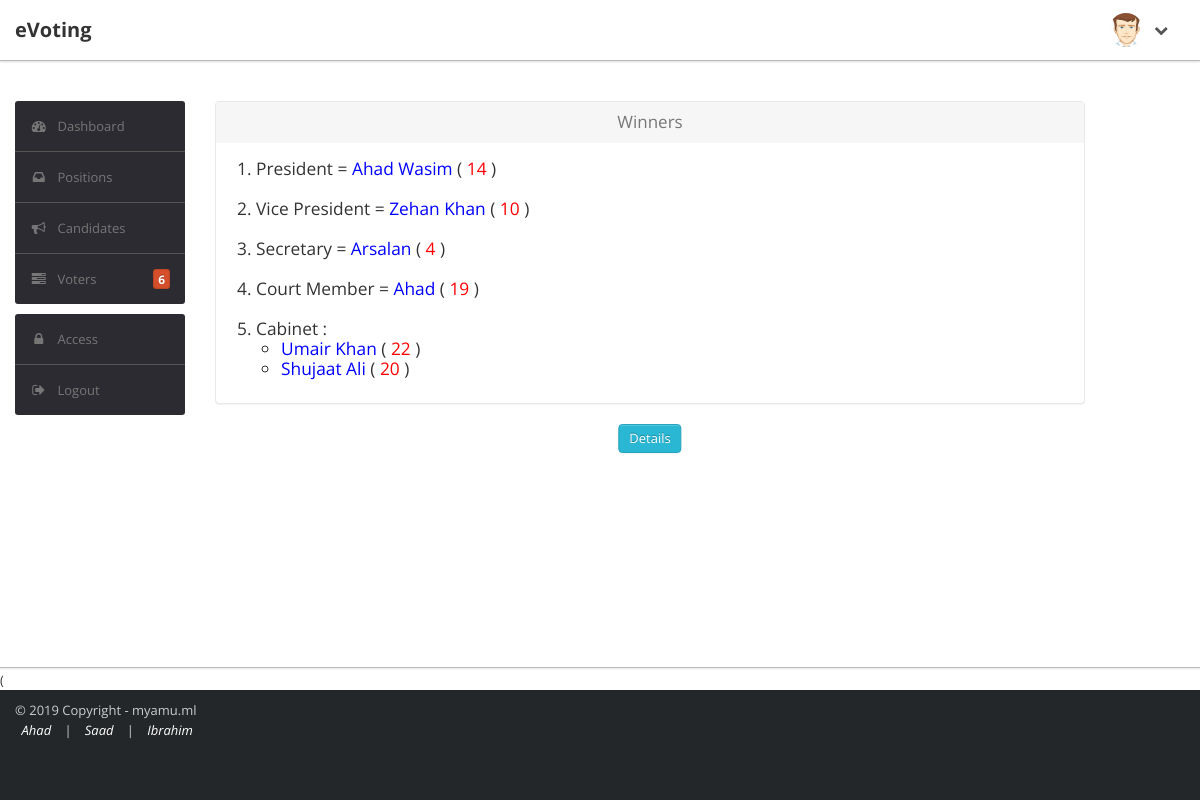
The app's page /edmin/test.php (signed in) with its own data.
### tables this page shows
CREATE TABLE `tb_positions` (
  `positions_id` int(5) NOT NULL,
  `positions_name` varchar(45) NOT NULL,
  `positions_limit` varchar(20) NOT NULL
);

CREATE TABLE `tb_candidates` (
  `candidates_id` int(5) NOT NULL,
  `candidates_name` varchar(45) NOT NULL,
  `candidates_position` varchar(45) NOT NULL,
  `candidates_email` varchar(50) NOT NULL,
  `candidates_pic` varchar(255) NOT NULL,
  `candidate_cvotes` int(11) NOT NULL
);

### edmin/test.php (the view, shortened to what this page needs)
<!DOCTYPE html>
<html lang="en">
<head>
    <?php include("head.php");  ?>
</head>
<body>
	<?php include("navbar.php"); ?>
<main>
    <div class="wrapper">
        <div class="container">
            <div class="row">
                <?php sidebar() ?>
                <div class="span9">
                    <div class="content">
<div class="module">
<div class="module-head" align="center" style="font-size:17px">
    Winners
</div>
<div class="module-body">
<ol style="font-size:13pt">
<?php
  include('../include/db.php');
  $sql = mysqli_query($con, "SELECT positions_name FROM `tb_positions`" );
  while($Prow = mysqli_fetch_array( $sql )){
  $position = $Prow['positions_name'];
  if($position == 'Cabinet'){
    echo '<li>Cabinet : </li><ul>';
     $r_max = mysqli_fetch_array(mysqli_query($con, "SELECT positions_limit FROM tb_positions where positions_name = 'Cabinet'"));
     $limit = $r_max['positions_limit'];
    $sqlCab = mysqli_query($con, "SELECT candidate_cvotes, candidates_name FROM `tb_candidates` WHERE candidates_position = 'Cabinet' ORDER BY candidate_cvotes DESC LIMIT $limit" );
    while($rowCab = mysqli_fetch_array( $sqlCab )){
    $Cab = $rowCab['candidates_name'];
    $vote = $rowCab['candidate_cvotes'];
        echo '
              <li><span style="color:blue">'.$Cab.'</span> (<span style="color:red"> '.$vote.' </span>) </li>
             ';
    }
    echo '</ul>';
  }else{
  $rowSQL = mysqli_query($con, "SELECT candidate_cvotes  AS max, candidates_name AS name FROM `tb_candidates` WHERE candidates_position = '$position' ORDER BY candidate_cvotes DESC LIMIT 1" );
  $row = mysqli_fetch_array( $rowSQL );
  $name = $row['name'];
  $maxVote = $row['max'];
  echo '
        <li>'.$position.' = <span style="color:blue">'.$name.'</span> (<span style="color:red"> '.$maxVote.' </span>) </li><br>
       ';
    }
  }
?>
</ol>
</div>
</div>
<button class="btn btn-info info" style="position: relative;left:50%;transform: translateX(-50%); margin-bottom: 20px;">Details</button>
                    </div>
                </div>
            </div>
        </div>
    </div>
</main>(
</body>
</html>

### edmin/head.php
<?php
include ('function.php');
echo'
<meta http-equiv="Content-Type" content="text/html; charset=utf-8" />
<meta name="viewport" content="width=device-width, initial-scale=1.0">
<title>Admin</title>
<link type="text/css" href="bootstrap/css/bootstrap.min.css" rel="stylesheet">
<link type="text/css" href="bootstrap/css/bootstrap-responsive.min.css" rel="stylesheet">
<link type="text/css" href="css/theme.css" rel="stylesheet">
<link type="text/css" href="images/icons/css/font-awesome.css" rel="stylesheet">
<link rel="stylesheet" href="../font-awsome/css/font-awesome.min.css">
<link type="text/css" href="http://fonts.googleapis.com/css?family=Open+Sans:400italic,600italic,400,600" rel="stylesheet">
<script src="../js/jquery.min.js"></script>
<script src="scripts/jquery-ui-1.10.1.custom.min.js" type="text/javascript"></script>
<script src="bootstrap/js/bootstrap.min.js" type="text/javascript"></script>
<script src="scripts/flot/jquery.flot.js" type="text/javascript"></script>
<script src="scripts/flot/jquery.flot.resize.js" type="text/javascript"></script>
<script src="scripts/datatables/jquery.dataTables.js" type="text/javascript"></script>
<script src="scripts/common.js" type="text/javascript"></script>
';
?>

### edmin/navbar.php (shortened to what this page needs)
<div class="navbar navbar-fixed-top">
    <div class="navbar-inner">
        <div class="container">
                <a class="brand" href="index">eVoting </a>
            <div class="nav-collapse collapse navbar-inverse-collapse">
                <ul class="nav pull-right">
                    <li class="nav-user drop"><a class="dropbtn"><i class="icon-chevron-down pull-right" style="color: #555"></i>
                            <img src="./images/user.png" class="nav-avatar" />
                            </a>
                    </li>
                </ul>
            </div>
        </div>
    </div>
</div>

### edmin/function.php (shortened to what this page needs)
<?php
include("../include/db.php");
function sidebar(){
    global $con;
    $q_id = "SELECT * FROM student_data";
    $sql_id = mysqli_query($con, $q_id);
    $c = 0;
    while($row_id = mysqli_fetch_array($sql_id)){
    $c++;
    }
    echo '
<div class="span2">
    <div class="sidebar">
        <ul class="widget widget-menu unstyled">
            <li class="active"><a href="index"><i class="menu-icon icon-dashboard"></i>Dashboard
                </a></li>
            <li><a href="position"><i class="menu-icon icon-inbox"></i>Positions </a></li>
            <li><a href="upload"><i class="menu-icon icon-bullhorn"></i>Candidates </a></li>
            <li><a href="student"><i class="menu-icon icon-tasks"></i>Voters <b class="label orange pull-right">'. $c .'</b></a></li>
        </ul>
        <ul class="widget widget-menu unstyled">
            <li><a href="access"><i class="menu-icon icon-lock"></i>Access </a></li>
            <li><a href="login/logout"><i class="menu-icon icon-signout"></i>Logout </a></li>
            <!-- <li><a href="ui-button-icon.html"><i class="menu-icon icon-bold"></i> Buttons </a></li>
            <li><a href="ui-typography.html"><i class="menu-icon icon-book"></i>Typography </a></li>
            <li><a href="form.html"><i class="menu-icon icon-paste"></i>Forms </a></li>
            <li><a href="table.php"><i class="menu-icon icon-table"></i>Tables </a></li>
            <li><a href="charts.html"><i class="menu-icon icon-bar-chart"></i>Charts </a></li> -->
        </ul>
        <!-- <ul class="widget widget-menu unstyled">
            <li><a class="collapsed" data-toggle="collapse" href="#togglePages"><i class="menu-icon icon-cog">
                    </i><i class="icon-chevron-down pull-right"></i><i class="icon-chevron-up pull-right">
                    </i>More Pages </a>
                <ul id="togglePages" class="collapse unstyled">
                    <li><a href="other-login.html"><i class="icon-inbox"></i>Login </a></li>
                    <li><a href="other-user-profile.html"><i class="icon-inbox"></i>Profile </a></li>
                    <li><a href="other-user-listing.html"><i class="icon-inbox"></i>All Users </a></li>
                </ul>
            </li>
        </ul> -->
    </div>
</div>
         ';
}

### edmin/css/theme.css (style rules this page uses)
*, *::before, *::after { margin: 0; padding: 0; }
html { box-sizing: border-box; }
body { font-size: 13px; font-family: 'Open Sans', Arial, sans-serif; background: #fff; color: ; display: flex; min-height: 100vh; flex-direction: column; }
main { flex: 1 0 auto; }
strong, b { color: #555 }
.wrapper { min-height: 65.8vh; border-bottom: 1px solid #bbb; -webkit-box-shadow: 0 1px 2px rgba(0,0,0,0.1); -moz-box-shadow: 0 1px 2px rgba(0,0,0,0.1); box-shadow: 0 1px 2px rgba(0,0,0,0.1); padding: 40px 0; }
.footer { height: 40px; color: #ccc; padding: 10px 0 60px; background-color: #242729; }
.name { color: #fff; }
select, textarea, input[type="text"], input[type="password"], input[type="datetime"], input[type="datetime-local"], input[type="date"], input[type="month"], input[type="time"], input[type="week"], input[type="number"], input[type="email"], input[type="url"], input[type="search"], input[type="tel"], input[type="color"], .uneditable-input, label, input, button, select, textarea { -webkit-border-radius: 3px; -moz-border-radius: 3px; border-radius: 3px; font-size: 13px; font-family: 'Open Sans', Tahoma, Arial, sans-serif }
body [class^="icon-"], body [class*=" icon-"] { font-size: 14px; line-height: 20px; height: 20px }
.module { background: #fff; -webkit-border-radius: 3px; -moz-border-radius: 3px; border-radius: 3px; border: 1px solid #ccc; border-bottom-color: #bbb; -webkit-box-shadow: 0 0 1px rgba(0,0,0,0.2); -moz-box-shadow: 0 0 1px rgba(0,0,0,0.2); box-shadow: 0 0 1px rgba(0,0,0,0.2); margin-bottom: 30px }
.navbar { position: static!important; margin: 0!important }
.navbar .navbar-inner { background: #fff; border-bottom: 1px solid #bbb; -webkit-box-shadow: 0 1px 2px rgba(0,0,0,0.15); -moz-box-shadow: 0 1px 2px rgba(0,0,0,0.15); box-shadow: 0 1px 2px rgba(0,0,0,0.15) }
.navbar .brand { color: #333; font-weight: bold; font-size: 20px; margin-right: 20px; padding: 20px }
.navbar .nav>li>a { padding: 20px 15px; font-weight: bold; color: #777 }
.nav-user>a { height: 20px }
.nav-avatar { width: 34px; height: 34px; margin: -7px 5px 0 0; -webkit-border-radius: 50%; -moz-border-radius: 50%; border-radius: 50% }
.btn, .btn-box { -webkit-border-radius: 3px; -moz-border-radius: 3px; border-radius: 3px }
.btn { font-size: 13px; font-weight: 600 }
.btn { display: inline-block; margin-bottom: 0; font-weight: 400; text-align: center; vertical-align: middle; cursor: pointer; background-image: none; border: 1px solid transparent; white-space: nowrap; padding: 4px 10px; font-size: 13px; line-height: 1.42857; border-radius: 4px; -webkit-user-select: none; -moz-user-select: none; -ms-user-select: none; user-select: none }
.btn-info { color: #fff; background-color: #29b7d3; border-color: #25a4be }
.widget-menu { background: #fff; -webkit-border-radius: 3px; -moz-border-radius: 3px; border-radius: 3px; overflow: hidden }
.widget-menu a { color: #555; display: block; line-height: 20px; padding: 15px; text-decoration: none!important }
.widget-menu .menu-icon { margin-right: 10px; color: #767676; -webkit-transition: all .2s ease-in-out; -moz-transition: all .2s ease-in-out; transition: all .2s ease-in-out; }
.widget-menu .label { background: #888; -webkit-box-shadow: 0 0 2px rgba(0,0,0,0.4) inset; -moz-box-shadow: 0 0 2px rgba(0,0,0,0.4) inset; box-shadow: 0 0 2px rgba(0,0,0,0.4) inset; -webkit-border-radius: 3px; -moz-border-radius: 3px; border-radius: 3px; line-height: 20px; padding: 0 5px }
.widget-menu .label.orange { background: #d74f2a }
.widget-menu>li+li { border-top: 1px solid #555 }
.widget-menu>li>a { background-color: #2d2b32; color: #767676; -webkit-transition: all .2s ease-in-out; -moz-transition: all .2s ease-in-out; transition: all .2s ease-in-out; }
.module { box-shadow: 0 0 3px rgba(0,0,0,.1); border-color: #e9e9e9; margin-bottom: 20px; background-color: #fff; border-radius: 4px; -webkit-box-shadow: 0 1px 1px rgba(0,0,0,.05); box-shadow: 0 1px 1px rgba(0,0,0,.05); }
.module-head { color: #767676; background-color: #f6f6f6; border-color: #e9e9e9; padding: 10px 15px; border-bottom: 1px solid transparent; border-top-right-radius: 3px; border-top-left-radius: 3px; }
.module-body { padding: 15px }

### edmin/navbar.php (style rules this page uses)
.dropbtn { color: white; padding: 16px; font-size: 16px; border: none; cursor: pointer; }
.drop { position: relative; display: inline-block; }

### records on screen
tb_positions: positions_name "President", name "Ahad Wasim", maxVote "14"
tb_positions: positions_name "Vice President", name "Zehan Khan", maxVote "10"
tb_positions: positions_name "Secretary", name "Arsalan", maxVote "4"
tb_positions: positions_name "Court Member", name "Ahad", maxVote "19"
tb_candidates: candidates_name "Umair Khan", candidate_cvotes "22"
tb_candidates: candidates_name "Shujaat Ali", candidate_cvotes "20"

### other values on screen
$c "6"
